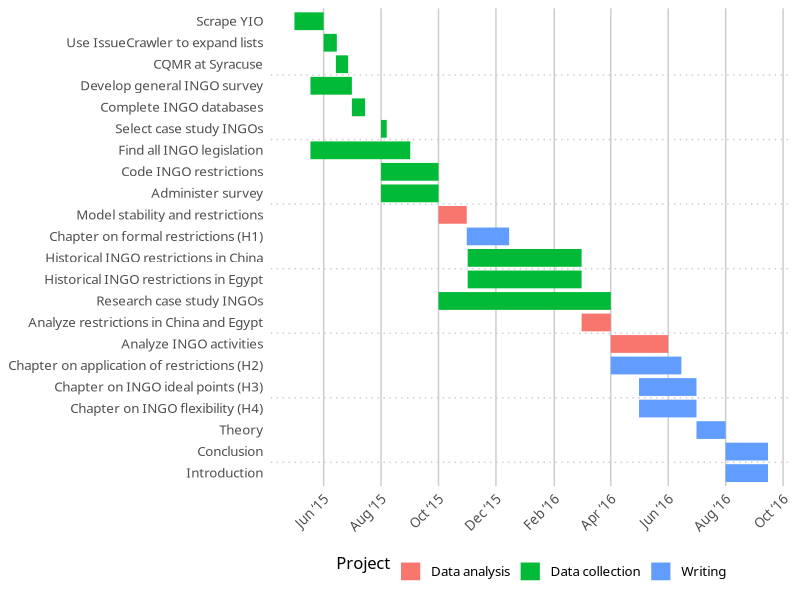
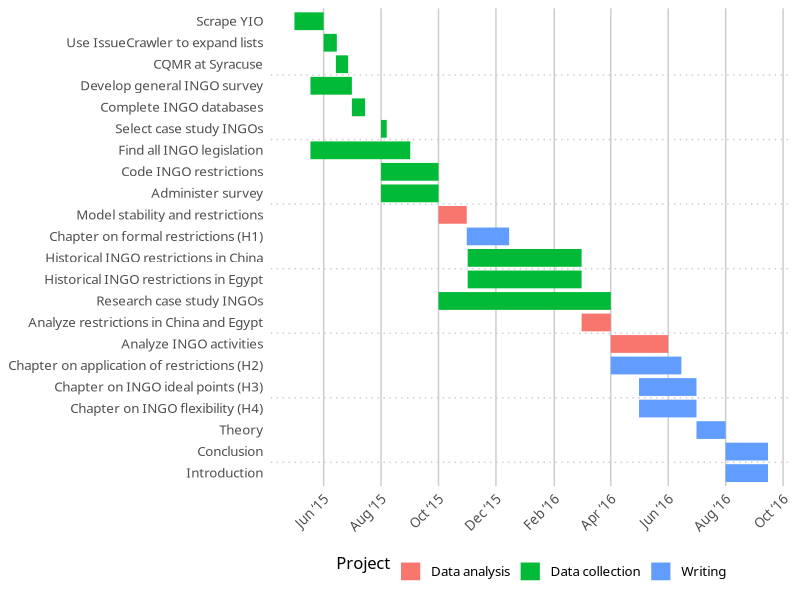

The R source for these figures, in order:
library(dplyr)
library(tidyr)
library(readr)
library(lubridate)
library(ggplot2)
library(scales)
library(grid)

theme_gantt <- function(base_size=12, base_family="Source Sans Pro Light") {
  ret <- theme_bw(base_size, base_family) %+replace%
    theme(panel.background = element_rect(fill="#ffffff", colour=NA),
          axis.title.x=element_text(vjust=-0.2), axis.title.y=element_text(vjust=1.5),
          title=element_text(vjust=1.2, family="Source Sans Pro Semibold"),
          panel.border = element_blank(), axis.line=element_blank(),
          panel.grid.minor=element_blank(),
          panel.grid.major.y = element_blank(),
          panel.grid.major.x = element_line(size=0.5, colour="grey80"),
          axis.ticks=element_blank(),
          legend.position="bottom", 
          axis.title=element_text(size=rel(0.8), family="Source Sans Pro Semibold"),
          strip.text=element_text(size=rel(1), family="Source Sans Pro Semibold"),
          strip.background=element_rect(fill="#ffffff", colour=NA),
          panel.margin.y=unit(1.5, "lines"),
          legend.key = element_blank())
  
  ret
}
  
tasks <- read_csv("schedule.csv") %>%
  gather(date.type, task.date, -c(Project, Task)) %>%
  arrange(date.type, task.date) %>%
  mutate(Task = factor(Task, levels=rev(unique(Task)), ordered=TRUE))

tufte.grid <- data_frame(breaks=seq(floor_date(min(tasks$task.date), unit="month"),
                                    ceiling_date(max(tasks$task.date), unit="month"),
                                    by="1 month"))
# geom_hline(data=tufte.grid, aes(yintercept=as.numeric(breaks)), colour="grey90")

all.tasks <- tasks %>% filter(date.type=="Start") %>% select(Task)
x.breaks <- seq(length(all.tasks$Task) + 0.5 - 3, 0, by=-3)

timeline <- ggplot(tasks, aes(x=Task, y=task.date, colour=Project)) + 
  geom_line(size=6) + 
  geom_vline(xintercept=x.breaks, colour="grey80", linetype="dotted") + 
  labs(x=NULL, y=NULL) + coord_flip() + 
  scale_y_date(breaks="2 months", labels=date_format("%b ‘%y")) + 
  theme_gantt() + theme(axis.text.x=element_text(angle=45, hjust=1))
timeline
ggsave(timeline, filename="../Figures/timeline.pdf", width=)
